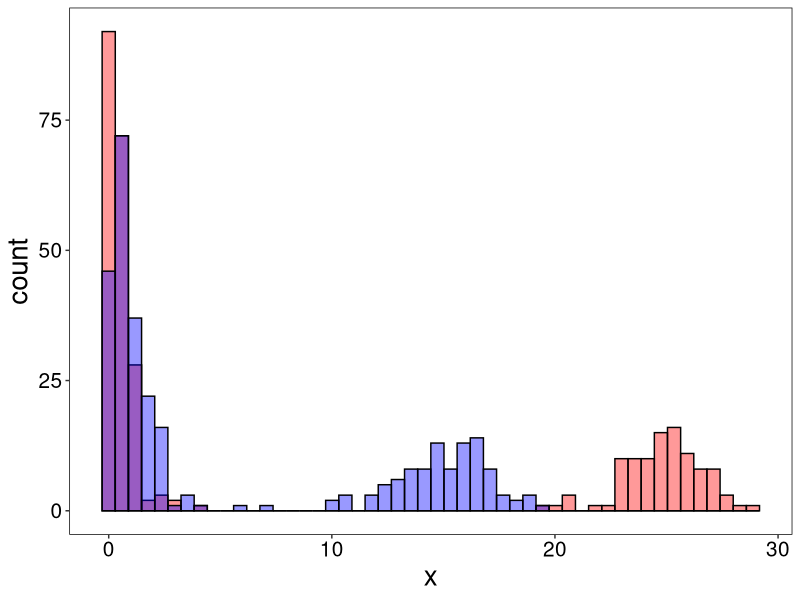
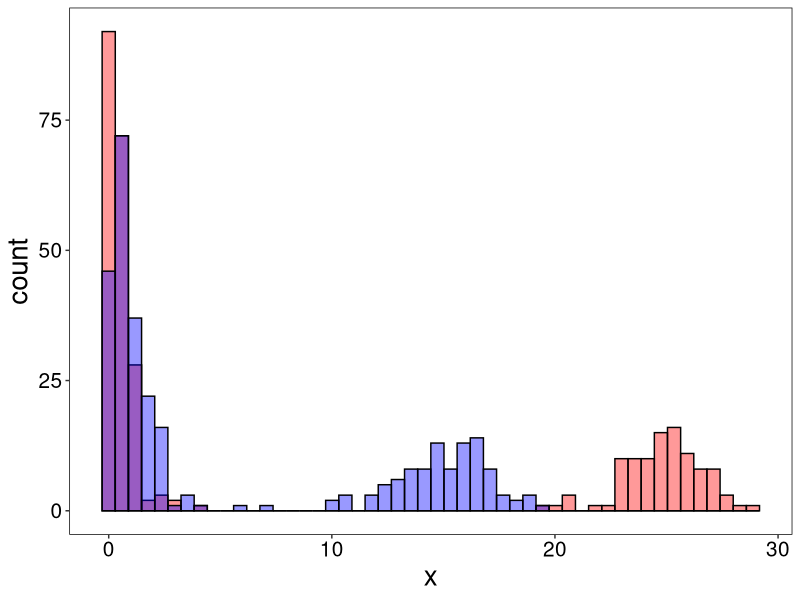
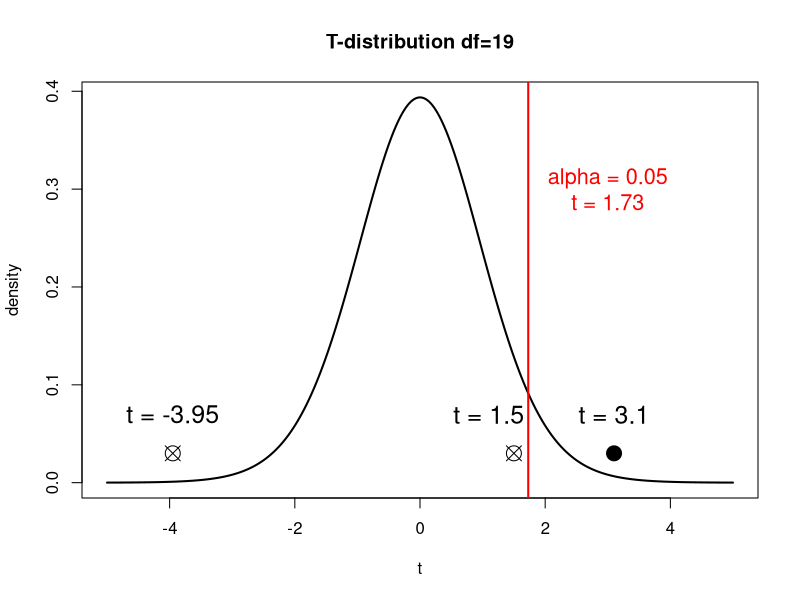
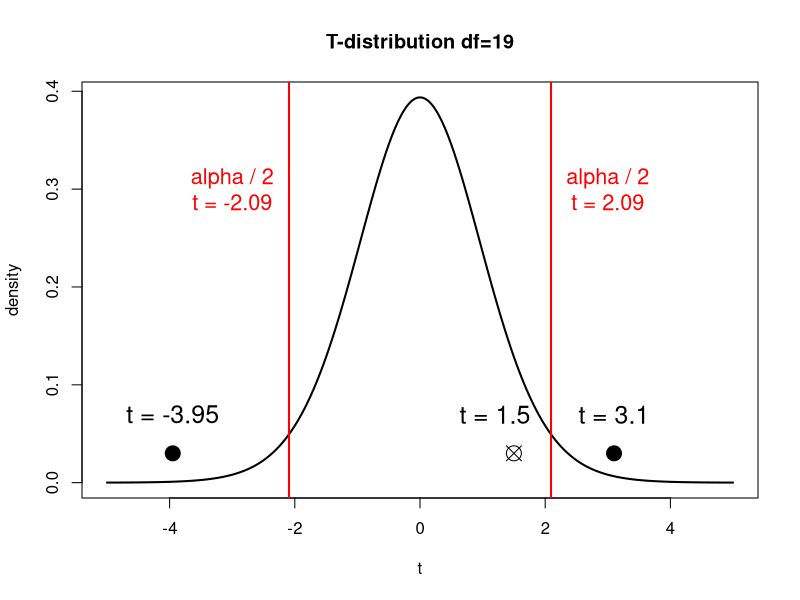

R code for these plots, in order:
## ---- chunk 1
knitr::opts_chunk$set(echo = F, fig.width = 8, fig.height = 4, dpi = 300)
library(dplyr)
library(tidyr)
library(ggplot2)

theme_custom <- theme(
    axis.text = element_text(size = 15),
    axis.title = element_text(size = 20),
    plot.title = element_text(size = 20, hjust = 0.5),
    plot.subtitle = element_text(size = 15, hjust = 0.5),
    legend.title = element_text(size = 15),
    legend.text = element_text(size = 15),
    panel.background = element_rect(fill = "white"), 
    panel.grid = element_blank()
  )

theme_set(theme_custom)
## ---- chunk 2
sample_1 = c(rexp(200, 2), rnorm(100, 25, 2)) %>%  data.frame(x=.)
sample_2 = c(rexp(200, 1), rnorm(100, 15, 2)) %>%  data.frame(x=.)

odttg = ggplot() + 
  geom_histogram(data=sample_1, mapping = aes(x=x),
                 bins=50, alpha=0.4, fill='red', col='black') +
  geom_histogram(data=sample_2, mapping = aes(x=x), 
                 bins=50, alpha=0.4, fill='blue', col='black')
## ---- chunk 3
#| fig-height: 6
#| fig-width: 8
odttg
## ---- chunk 4
#| fig-height: 6
#| fig-width: 8
odttg
## ---- chunk 5
# t1 = rt(100000, 3)
# t2 = rt(100000, 3)
# t5 = rt(100000, 5)
# t10 = rt(100000, 10)
# t30 = rt(100000, 30)
# t100 = rt(100000, 100)
# 
# dft = data.frame(t1,t2,t5,t10,t30,t100) %>%  
#   pivot_longer(values_to = 'value', 
#                cols = 1:5, names_to = 't') %>% 
#   mutate(t = as.factor(t))
# 
# dft %>%  ggplot(aes(col=t, 
#                     x=value, 
#                     y=..density..)) + 
#   # geom_histogram(alpha=0.4, bins = 100) +
#   geom_density() +
#   xlim(c(-5,5))

## ---- chunk 6
plot(x=seq(-5,5,0.01), y=dt(seq(-5,5,0.01), df=19), 'l', lwd=2,
     main = 'T-distribution df=19',
     xlab='t', ylab='density')
abline(v=qt(0.95, df=19), col='red', lwd=2) 
text(x =3, y = 0.3, col='red',
     labels = paste('alpha = 0.05\nt =', qt(0.95, df=19) %>%round(2)), cex=1.3)

points(x = c(1.5, 3.1,-3.95), y = rep(0.03, 3), pch=c(13,19,13), cex=2)
text(x = c(1.1, 3.1,-3.95), y = rep(0.07, 3), 
     labels = c('t = 1.5', 't = 3.1', 't = -3.95'), cex=1.5)
## ---- chunk 7
# plot(x=seq(0, 10,0.01), y=dchisq(seq(0,10,0.01), df=2), 'l', lwd=2,
#      main = 'Chi-squared distribution df=2', xlab='Chisq', ylab='density')
# abline(v=qchisq(0.95, df=2), col='red', lwd=2)
# text(x =7, y = 0.3, col='red',
#      labels = 'alpha = 0.05', cex=1)
# 
# points(x = c(2.1, 7.34), y = rep(0.03, 2), pch=c(13,19), cex=2)
# text(x = c(2.1, 7.34), y = rep(0.07, 3), 
#      labels = c('chisq. = 2.1', "chisq. = 7.34"), cex=1.2)
## ---- chunk 8
plot(x=seq(-5,5,0.01), y=dt(seq(-5,5,0.01), df=19), 'l', lwd=2,
     main = 'T-distribution df=19',
     xlab='t', ylab='density')
abline(v=qt(0.975, df=19), col='red', lwd=2) 
abline(v=qt(0.025, df=19), col='red', lwd=2)
text(x =c(-3,3), y = 0.3, col='red',
     labels = c(paste('alpha / 2\nt =', qt(0.025, df=19) %>% round(2)),
                paste('alpha / 2\nt =', qt(0.975, df=19) %>% round(2))), cex=1.3)


points(x = c(1.5, 3.1,-3.95), y = rep(0.03, 3), pch=c(13,19,19), cex=2)
text(x = c(1.2, 3.1,-3.95), y = rep(0.07, 3), 
     labels = c('t = 1.5', 't = 3.1', 't = -3.95'), cex=1.5)
## ---- chunk 9
qt(0.95, df=19)
qt(0.05, df=19)
## ---- chunk 10
qt(0.975, df=19)
qt(0.025, df=19)
